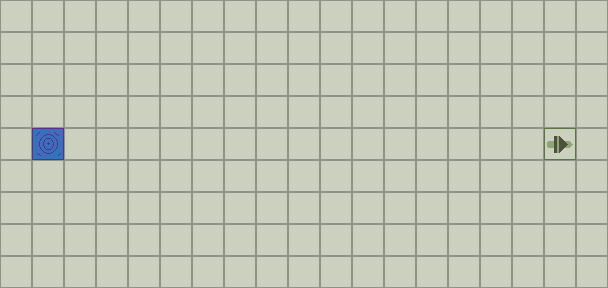

Below is a game level as drawn by its tile map, then a one-line description and the .tmx file that defines it, in full:
An orthogonal 19x9 tile map with 32x32 px tiles, 1 tile layer (Tile Layer).

<map version="1.5" tiledversion="1.6.0" orientation="orthogonal" renderorder="right-down" width="19" height="9" tilewidth="32" tileheight="32" infinite="0" backgroundcolor="#8f9389" nextlayerid="3" nextobjectid="512">
 <tileset firstgid="1" name="tileset" tilewidth="32" tileheight="32" tilecount="25" columns="5">
  <image source="../tileset.png" width="160" height="160" />
 </tileset>
 <layer id="1" name="Tile Layer" width="19" height="9">
  <data encoding="csv">
1,1,1,1,1,1,1,1,1,1,1,1,1,1,1,1,1,1,1,
1,1,1,1,1,1,1,1,1,1,1,1,1,1,1,1,1,1,1,
1,1,1,1,1,1,1,1,1,1,1,1,1,1,1,1,1,1,1,
1,1,1,1,1,1,1,1,1,1,1,1,1,1,1,1,1,1,1,
1,25,1,1,1,1,1,1,1,1,1,1,1,1,1,1,1,4,1,
1,1,1,1,1,1,1,1,1,1,1,1,1,1,1,1,1,1,1,
1,1,1,1,1,1,1,1,1,1,1,1,1,1,1,1,1,1,1,
1,1,1,1,1,1,1,1,1,1,1,1,1,1,1,1,1,1,1,
1,1,1,1,1,1,1,1,1,1,1,1,1,1,1,1,1,1,1
</data>
 </layer>
 <objectgroup id="2" name="Object Layer" />
</map>
